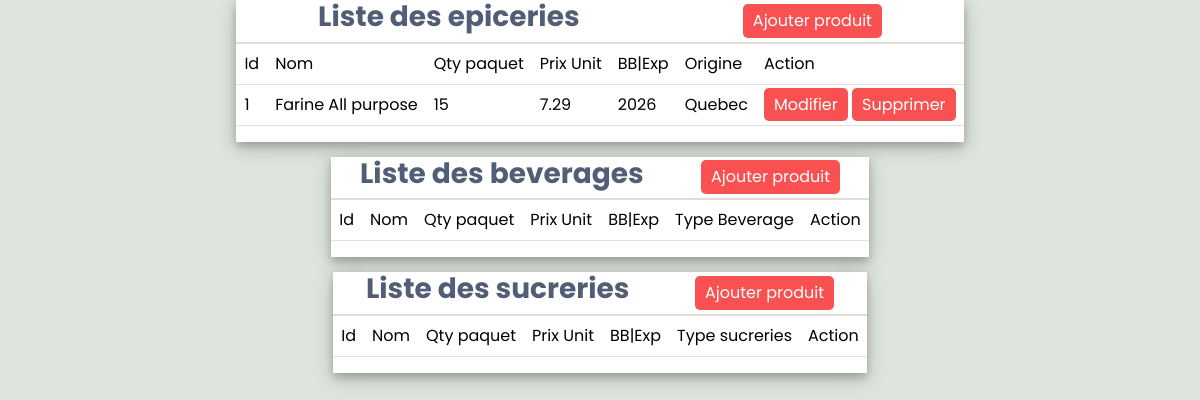
Before: /prod with the older database file.
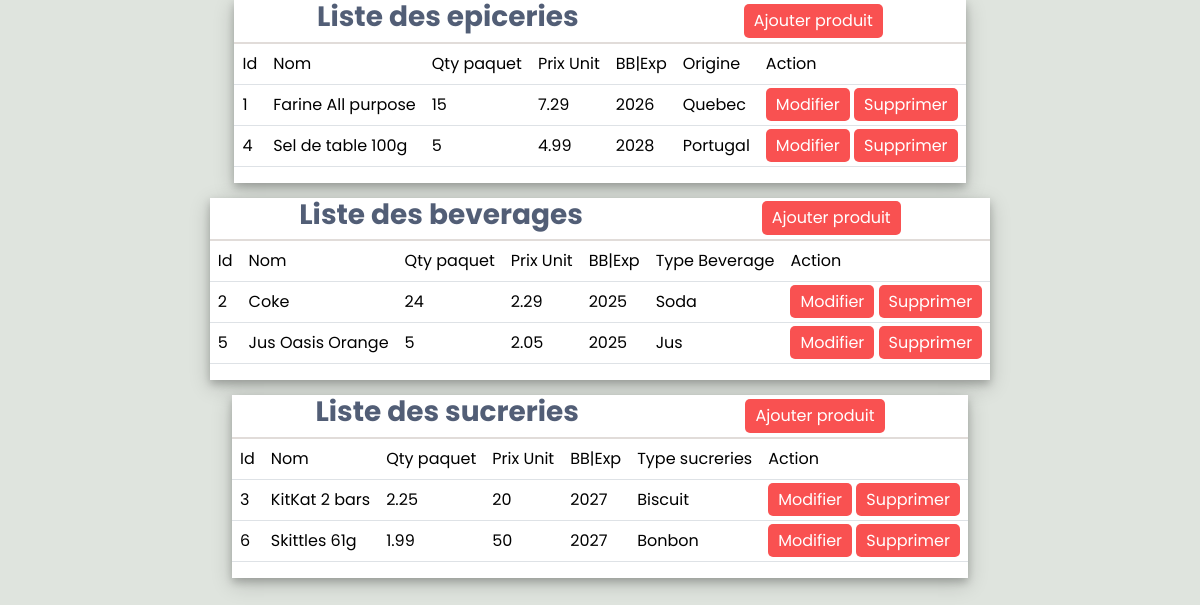
After: the same page with the newer database file.
### tables this page shows
CREATE TABLE Products(
                Id INTEGER PRIMARY KEY,
                ProdName TEXT NOT NULL,
                UnitPrice REAL CHECK(UnitPrice > 0),
                QtyPerPack INTEGER CHECK(QtyPerPack > 0), -- La quantite pour chaque groupe d'un produit (un carton ou un rack de produits)
                Expiration INTEGER NOT NULL, -- L'année d'expiration ou le bestbefore du produit
                ProductType TEXT NOT NULL CHECK(ProductType = 'Beverage' OR ProductType = 'Treat' OR ProductType = 'Grocery'),
                TreatType TEXT CHECK(TreatType = 'Bonbon' OR TreatType = 'Biscuit'), -- pour les produits de type treat
                Origine TEXT, -- pour les produits de type grocery (l'origine du produit)
                BeverageType TEXT CHECK(BeverageType = 'Jus' OR BeverageType = 'Soda' OR BeverageType = 'Alcool'), -- pour les produits de type Beverage 
                UserId INTEGER NOT NULL,
                FOREIGN KEY(UserId) REFERENCES Users(Id)  -- L'utilisateur qui ajoute le produit


);

### main.py (the view)
@app.route('/prod')
def product():
    treats = treat_dao.get_all_treats()
    groceries = groc_dao.get_all_groceries()
    beverages = bev_dao.get_all_beverages()
    return render_template('product.html', treats=treats, groceries=groceries, beverages=beverages)

### Business/Domain/Beverage.py (called while the page is built)
    def get_beverage_type(self):
        return self.__beverage_type

### Business/Domain/Grocery.py (called while the page is built)
    def get_origine(self):
        return self.__origine

### Business/Domain/Product.py (called while the page is built)
    def get_id(self):
        return self.__id

    def get_product_name(self):
        return self.__product_name

    def get_unit_price(self):
        return self.__unit_price

    def get_qty_per_pack(self):
        return self.__qty_per_pack

    def get_expiration(self):
        return self.__expiration

### Business/Domain/Treat.py (called while the page is built)
    def get_treat_type(self):
        return self.__treat_type

### Data_Access/DAOs/BeverageDAO.py (called while the page is built)
    def get_all_beverages(self):
        self.cursor.execute('''
        SELECT Id, ProdName, UnitPrice, QtyPerPack, Expiration, BeverageType
        FROM Products
        WHERE ProductType = ? ''', ("Beverage",))
        result = self.cursor.fetchall()
        beverages = []
        for bev in result:
            bev = Beverage(bev[0], bev[1], bev[2], bev[3], bev[4], bev[5])
            beverages.append(bev)
        return beverages

### Data_Access/DAOs/GroceryDAO.py (called while the page is built)
    def get_all_groceries(self):
        self.cursor.execute('''
        SELECT Id, ProdName, UnitPrice, QtyPerPack, Expiration, Origine
        FROM Products
        WHERE ProductType = ? ''', ("Grocery",))
        result = self.cursor.fetchall()
        groceries = []
        for grocery in result:
            grocery = Grocery(grocery[0], grocery[1], grocery[2], grocery[3], grocery[4], grocery[5])
            groceries.append(grocery)
        return groceries

### Data_Access/DAOs/TreatDAO.py (called while the page is built)
    def get_all_treats(self):
        self.cursor.execute('''
        SELECT Id, ProdName, UnitPrice, QtyPerPack, Expiration, TreatType
        FROM Products
        WHERE ProductType = ?''',("Treat",))
        result = self.cursor.fetchall()
        treats = []
        for treat in result:
            treat = Treat(treat[0], treat[1], treat[2], treat[3], treat[4], treat[5])
            treats.append(treat)
        return treats

### templates/product.html (shortened to what this page needs)
<!DOCTYPE html>
<html lang="en">
<head>
    <link href="https://cdn.jsdelivr.net/npm/bootstrap@5.3.3/dist/css/bootstrap.min.css" rel="stylesheet"
>
    <link rel="stylesheet" href="https://cdn.jsdelivr.net/npm/bootstrap-icons@1.10.3/font/bootstrap-icons.css">
    <link rel="stylesheet" href="../static/styles.css">
</head>
<body>
    <div class="main-container">
        <div class="list">
            <div class="table-content">
                <div class="table-title">
                    <h3>Liste des epiceries</h3>
                    <a href="./add.html" class="bttn">Ajouter produit</a>
                </div>
                <table class="table table-hover">
                    <thead>
                        <tr>
                            <th scope="col">Id</th>
                            <th scope="col">Nom</th>
                            <th scope="col">Qty paquet</th>
                            <th scope="col">Prix Unit</th>
                            <th scope="col">BB|Exp</th>
                            <th scope="col">Origine</th>
                            <th scope="col">Action</th>
                        </tr>
                    </thead>
                    <tbody>
                        {% for grocery in groceries %}
                        <tr>
                            <th scope="row">{{ grocery.get_id() }}</th>
                            <td>{{ grocery.get_product_name() }}</td>
                            <td>{{ grocery.get_qty_per_pack() }}</td>
                            <td>{{ grocery.get_unit_price() }}</td>
                            <td>{{ grocery.get_expiration() }}</td>
                            <td>{{ grocery.get_origine() }}</td>
                            <td>
                                <a href="./edit.html" class="bttn">Modifier</a>
                                <a href="./delete.html" class="bttn">Supprimer</a>
                            </td>
                        </tr>
                        {% endfor %}
                    </tbody>
                </table>
            </div>
            <div class="table-content">
                <div class="table-title">
                    <h3>Liste des beverages</h3>
                    <a href="./add.html" class="bttn">Ajouter produit</a>
                </div>
                <table class="table table-hover">
                    <thead>
                        <tr>
                            <th scope="col">Id</th>
                            <th scope="col">Nom</th>
                            <th scope="col">Qty paquet</th>
                            <th scope="col">Prix Unit</th>
                            <th scope="col">BB|Exp</th>
                            <th scope="col">Type Beverage</th>
                            <th scope="col">Action</th>
                        </tr>
                    </thead>
                    <tbody>
                        {% for beverage in beverages %}
                        <tr>
                            <th scope="row">{{ beverage.get_id() }}</th>
                            <td>{{ beverage.get_product_name() }}</td>
                            <td>{{ beverage.get_qty_per_pack() }}</td>
                            <td>{{ beverage.get_unit_price() }}</td>
                            <td>{{ beverage.get_expiration() }}</td>
                            <td>{{ beverage.get_beverage_type() }}</td>
                            <td>
                                <a href="./edit.html" class="bttn">Modifier</a>
                                <a href="./delete.html" class="bttn">Supprimer</a>
                            </td>
                        </tr>
                        {% endfor %}
                    </tbody>
                </table>
            </div>
            <div class="table-content">
                <div class="table-title">
                    <h3>Liste des sucreries</h3>
                    <a href="./add.html" class="bttn">Ajouter produit</a>
                </div>
                <table class="table table-hover">
                    <thead>
                        <tr>
                            <th scope="col">Id</th>
                            <th scope="col">Nom</th>
                            <th scope="col">Qty paquet</th>
                            <th scope="col">Prix Unit</th>
                            <th scope="col">BB|Exp</th>
                            <th scope="col">Type sucreries</th>
                            <th scope="col">Action</th>
                        </tr>
                    </thead>
                    <tbody>
                        {% for treat in treats %}
                        <tr>
                            <th scope="row">{{ treat.get_id() }}</th>
                            <td>{{ treat.get_product_name() }}</td>
                            <td>{{ treat.get_unit_price() }}</td>
                            <td>{{ treat.get_qty_per_pack() }}</td>
                            <td>{{ treat.get_expiration() }}</td>
                            <td>{{ treat.get_treat_type() }}</td>
                            <td>
                                <a href="./edit.html" class="bttn">Modifier</a>
                                <a href="./delete.html" class="bttn">Supprimer</a>
                            </td>
                        </tr>
                        {% endfor %}
                    </tbody>
                </table>
            </div>
        </div>
    </div>
</body>
</html>

### static/styles.css (style rules this page uses)
* { font-family: "Poppins", sans-serif; font-weight: 400; font-style: normal; }
.main-container { position: absolute; right: 0; top: 0; width: 100vw; min-height: 100vh; background: #DFE4DE; display: flex; flex-direction: column; justify-content: space-between; }
.list { display: flex; flex-direction: column; justify-content: space-between; align-items: center; }
.table-content { min-height: auto; background: white; box-shadow: 0 4px 8px 0 rgba(0, 0, 0, 0.2), 0 6px 20px 0 rgba(0, 0, 0, 0.19); display: flex; flex-direction: column; margin: 0 15px 15px 15px; }
.table-title { display: flex; flex-direction: row; justify-content: space-around; border-bottom: 2px solid #E1DCD9; align-items: center; }
a { text-decoration: none; color: inherit; }
.bttn { background: #F95151; color: white; padding: 5px 10px; text-align: center; border-radius: 5px; }
h3 { color: #525E76; font-weight: bold; }

Changed rows visible on the page:
added Products: get_id "4", get_product_name "Sel de table 100g", get_qty_per_pack "5", get_unit_price "4.99", get_expiration "2028", get_origine "Portugal"
added Products: get_id "2", get_product_name "Coke", get_qty_per_pack "24", get_unit_price "2.29", get_expiration "2025", get_beverage_type "Soda", shown under "Liste des beverages"
added Products: get_id "5", get_product_name "Jus Oasis Orange", get_qty_per_pack "5", get_unit_price "2.05", get_expiration "2025", get_beverage_type "Jus", shown under "Liste des beverages"
added Products: get_id "3", get_product_name "KitKat 2 bars", get_unit_price "2.25", get_qty_per_pack "20", get_expiration "2027", get_treat_type "Biscuit", shown under "Liste des sucreries"
added Products: get_id "6", get_product_name "Skittles 61g", get_unit_price "1.99", get_qty_per_pack "50", get_expiration "2027", get_treat_type "Bonbon", shown under "Liste des sucreries"
